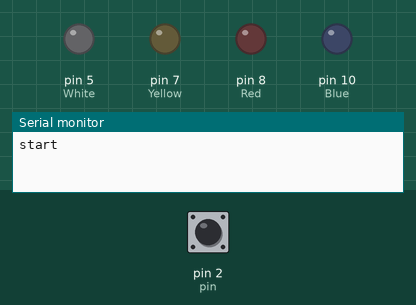
This sketch was run on a simulated Arduino Uno, built with avr-gcc and run on an emulated ATmega328P. On the bench: output pins drawn as LEDs (lit = HIGH), the last lines printed to the serial monitor. Inputs (shaded band) come from the test bench; at power-on: pin 2 (pin) HIGH.

Above: at 1.2 s.
1.3 s: pin 2 (pin) pulled LOW for 0.15 s
At 2.2 s:
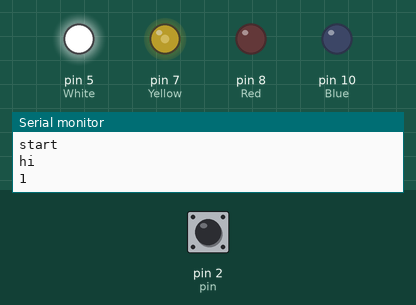
2.9 s: pin 2 (pin) pulled LOW for 1 s
At 3.5 s:
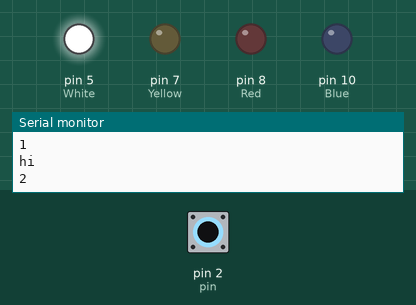
5.4 s: pin 2 (pin) pulled LOW for 0.15 s
At 6.1 s:
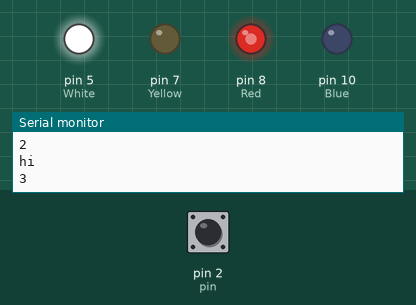
7.0 s: pin 2 (pin) pulled LOW for 3.2 s
At 7.8 s:
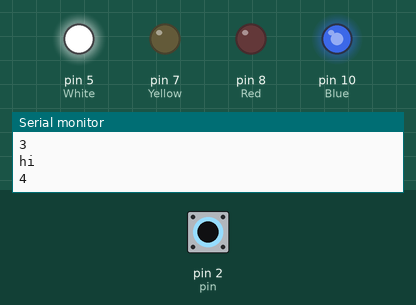
Timing chart, 0 to 10.0 s (numbered marks = the images above; inputs shaded):
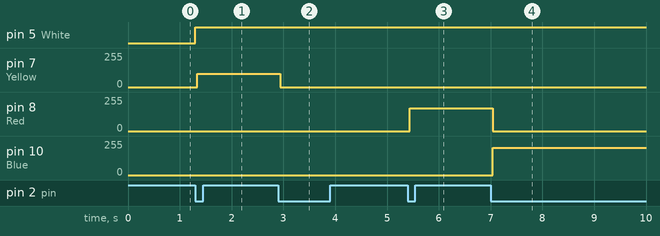

The sketch:

light_button_thing.ino
```cpp
//light for 3 seconds
int pin = 2;
int White = 5;
int Yellow = 7;
int Red = 8;
int Blue = 10;
int counter = 0;

void setup()
{

  Serial.begin(9600);
  Serial.println("start");
  pinMode(pin, INPUT_PULLUP);
  pinMode(White, OUTPUT);
   pinMode(Yellow, OUTPUT);
    pinMode(Red, OUTPUT);
     pinMode(Blue, OUTPUT);

  attachInterrupt(0, isr, FALLING);
}

volatile long last = 0;
volatile bool turnOff = false;
volatile long offAt = 0;

void isr()
{
  Serial.println("hi");
  counter++;
  Serial.println(counter);
    if( (millis() - last ) > 20 ) //if at least 20 ms has passed since last press, this is not a dup
    {
        last = millis(); //note the time, for ignoring duplicate presses
        turnOff = true;
        offAt = millis() + 3000; //save a variable of now + 3 seconds
        digitalWrite(White, HIGH); //turn on


    }

}


void loop()
{
if(counter == 1) {
  digitalWrite(Yellow, HIGH); //turn on
   digitalWrite(Red, LOW);
   digitalWrite(Blue, LOW);
}
if(counter == 3) digitalWrite(Red, HIGH); //turn on
digitalWrite(Yellow, LOW);
digitalWrite(Blue, LOW);


if(counter > 3) digitalWrite(Blue, HIGH); //turn on
digitalWrite(Yellow, LOW);
digitalWrite(Red, LOW);


 // digitalWrite(led, HIGH); //turn on
//if(turnOff)

 //  if(millis() >= offAt)

      // digitalWrite(led5, LOW); //turn off led
       // digitalWrite(led7, LOW); //turn off led
        // digitalWrite(led8, LOW); //turn off led
        //  digitalWrite(led10, LOW); //turn off led
       //Serial.println("off");


}
```

Measured:
- after the input at 1.3 s, pin 5 (White): LOW → HIGH at once; pin 7 (Yellow): 0/255 → 101/255 at once
- after the input at 2.9 s, pin 7 (Yellow): 101/255 → 0/255 at once
- after the input at 5.4 s, pin 8 (Red): 0/255 → 172/255 at once
- after the input at 7.0 s, pin 8 (Red): 172/255 → 0/255 at once; pin 10 (Blue): 0/255 → 203/255 at once
